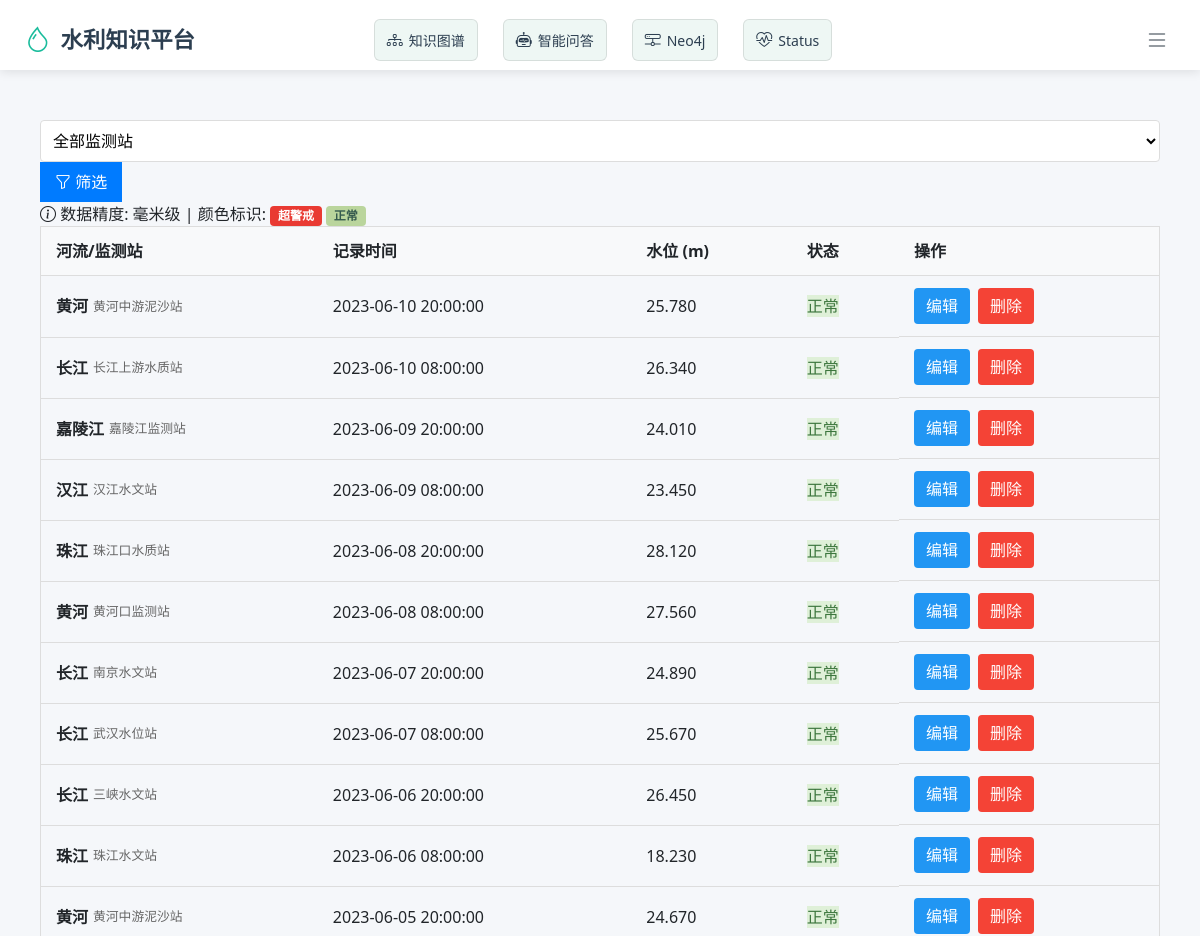
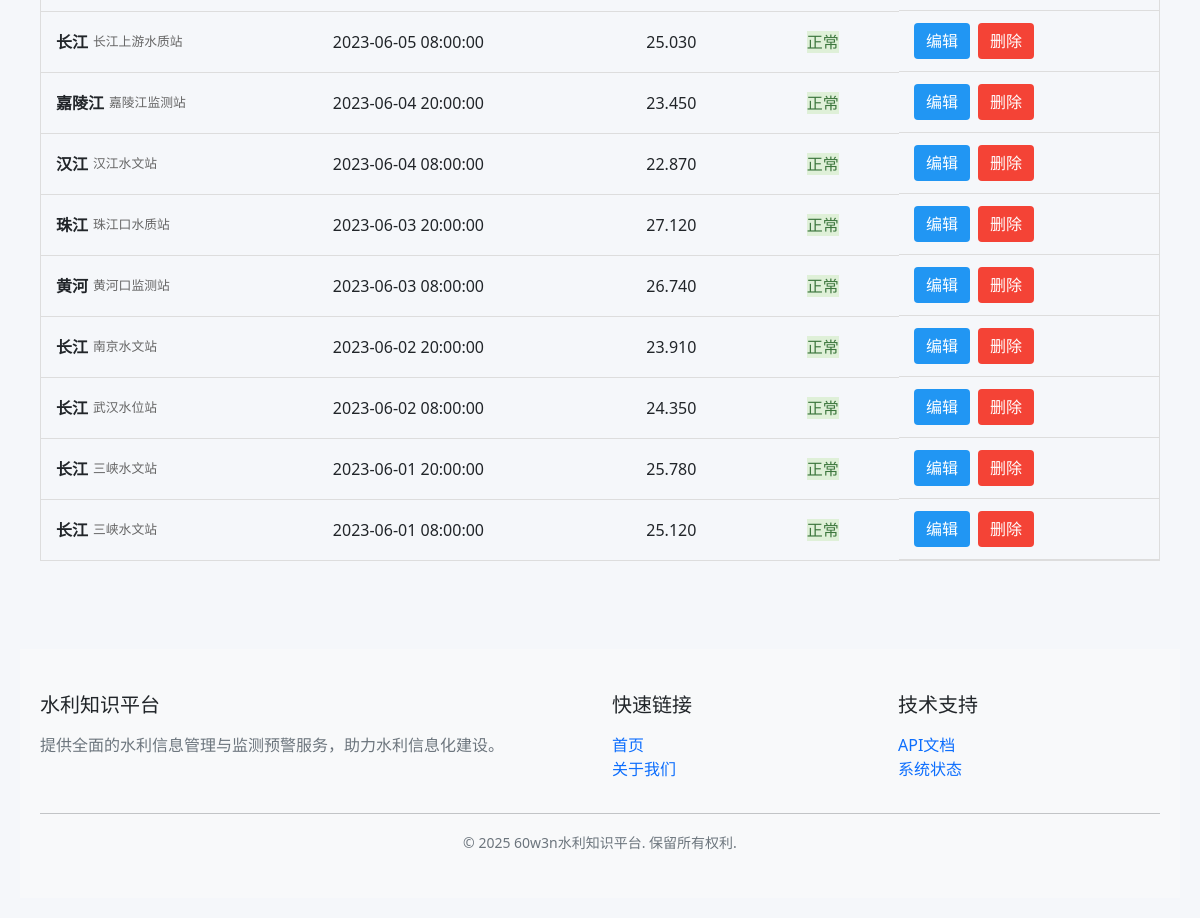
Page /water-levels/ on the committed database (2 pictures, top to bottom).
### app/models.py (models this page shows, shortened)
class WaterLevelData(db.Model):
    __tablename__ = 'water_level_data'
    water_level_id = db.Column(db.Integer, primary_key=True, comment='水位记录ID')
    monitor_id = db.Column(
        db.Integer,
        db.ForeignKey('monitoring_stations.monitor_id', ondelete='CASCADE'),
        nullable=False,
        comment='关联监测站ID'
    )
    timestamp = db.Column(db.DateTime, default=datetime.utcnow, index=True)
    level = db.Column(db.Numeric(8, 3), nullable=False, comment='水位高程(m)')
    created_at = db.Column(db.DateTime, default=datetime.utcnow)  # 新增字段
    monitor = db.relationship(
        'MonitoringStation',
        backref=db.backref('water_level_data', lazy='dynamic')
    )

class River(db.Model):
    __tablename__ = 'rivers'
    river_id = db.Column(db.Integer, primary_key=True)
    name = db.Column(db.String(255), nullable=False)
    length = db.Column(db.Float, nullable=False)
    basin_id = db.Column(db.Integer, db.ForeignKey('basins.basin_id'), nullable=False)
    created_at = db.Column(db.DateTime, default=datetime.utcnow)  # 新增字段
    basin = db.relationship('Basin', back_populates='rivers')
    reservoirs = db.relationship('Reservoir', back_populates='river', cascade='all, delete-orphan')
    flood_control_facilities = db.relationship('FloodControlFacility', back_populates='river',
                                               cascade='all, delete-orphan')
    monitoring_stations = db.relationship('MonitoringStation', back_populates='river', cascade='all, delete-orphan')

class MonitoringStation(db.Model):
    __tablename__ = 'monitoring_stations'
    monitor_id = db.Column(db.Integer, primary_key=True)
    name = db.Column(db.String(255), nullable=False)
    type = db.Column(db.String(255), nullable=False)
    river_id = db.Column(db.Integer, db.ForeignKey('rivers.river_id'), nullable=True)
    reservoir_id = db.Column(db.Integer, db.ForeignKey('reservoirs.reservoir_id'), nullable=True)
    created_at = db.Column(db.DateTime, default=datetime.utcnow)  # 新增字段
    river = db.relationship('River', back_populates='monitoring_stations')
    reservoir = db.relationship('Reservoir', back_populates='monitoring_stations')

### app/routes/waterlevel.py (the view)
@water_bp.route('/')
def list_water_levels():
    page = request.args.get('page', 1, type=int)
    station_id = request.args.get('station_id', type=int)
    alert_only = request.args.get('alert_only', False, type=bool)
    query = WaterLevelData.query.join(MonitoringStation).order_by(
        WaterLevelData.timestamp.desc()
    )
    if station_id:
        query = query.filter_by(monitor_id=station_id)
    if alert_only:
        query = query.join(MonitoringStation).filter(
            WaterLevelData.level >= MonitoringStation.warning_level
        )
    records = query.paginate(page=page, per_page=20)
    stations = MonitoringStation.query.options(
        db.joinedload(MonitoringStation.river)
    ).order_by(MonitoringStation.name).all()
    return render_template('water_levels/list.html',
                           records=records,
                           stations=stations,
                           current_station_id=station_id,
                           alert_only=alert_only)

### app/templates/water_levels/list.html (shortened to what this page needs)
{% extends "base.html" %}
{% block content %}
    <div class="table-container">
        <div class="filter-bar">
            <form method="get" class="filter-form">
                <select name="station_id" class="filter-select" onchange="this.form.submit()">
                    <option value="">全部监测站</option>
                </select>
                <button type="submit" class="btn-filter">
                    <i class="bi bi-funnel"></i> 筛选
                </button>
            </form>
            <div class="data-info">
                <i class="bi bi-info-circle"></i>
                数据精度: 毫米级 | 颜色标识:
                <span class="badge danger">超警戒</span>
                <span class="badge success">正常</span>
            </div>
        </div>
        <table class="data-table">
            <thead>
                <tr>
                    <th>河流/监测站</th>
                    <th>记录时间</th>
                    <th>水位 (m)</th>
                    <th>状态</th>
                    <th>操作</th>
                </tr>
            </thead>
            <tbody>
                {% for record in records.items %}
                <tr class="{{ 'alert-row' if record.is_alert }}">
                    <td>
                        <div class="relation-info">
                            <strong>{{ record.monitor.river.name }}</strong>
                            <span class="relation-meta">{{ record.monitor.name }}</span>
                        </div>
                    </td>
                    <td>{{ record.timestamp.strftime('%Y-%m-%d %H:%M:%S') }}</td>
                    <td class="numeric {{ 'danger' if record.is_alert }}">
                        {{ "%.3f"|format(record.level) }}
                    </td>
                    <td>
                        <span class="status-badge {{ 'danger' if record.is_alert else 'success' }}">
                            {% if record.is_alert %}
                            <i class="bi bi-exclamation-triangle"></i> 超警戒
                            {% else %}正常{% endif %}
                        </span>
                    </td>
                    <td class="actions">
                        <a href="{{ url_for('water_level.edit_record', record_id=record.water_level_id) }}"
                           class="btn-edit">编辑</a>
                        <button class="btn-delete"
                                onclick="showDeleteModal('{{ record.water_level_id }}', '{{ record.monitor.river.name }} - {{ record.monitor.name }}', '{{ record.timestamp.strftime('%Y-%m-%d %H:%M:%S') }}', '{{ "%.3f"|format(record.level) }}m')">
                            删除
                        </button>
                    </td>
                </tr>
                {% endfor %}
            </tbody>
        </table>
    </div>
{% endblock %}

### app/static/style.css (style rules this page uses)
body { font-family: Arial, sans-serif; line-height: 1.6; margin: 0; padding: 20px; color: #333; }
.success { background: #dff0d8; color: #3c763d; }
table { width: 100%; border-collapse: collapse; margin-bottom: 20px; }
table, th, td { border: 1px solid #ddd; }
th, td { padding: 12px; text-align: left; }
th { background-color: #f4f4f4; }
input[type="text"], input[type="number"], select { padding: 8px; width: 300px; border: 1px solid #ddd; border-radius: 4px; }
button, .btn { padding: 8px 15px; background: #007bff; color: white; border: none; border-radius: 4px; cursor: pointer; text-decoration: none; }
.table-container { overflow-x: auto; }
.data-table { width: 100%; border-collapse: collapse; }
.data-table th, .data-table td { padding: 12px 15px; text-align: left; border-bottom: 1px solid #ddd; }
.data-table th { background-color: #f8f9fa; font-weight: 600; }
.actions { display: flex; gap: 8px; }
.btn-edit { background-color: #2196f3; color: white; padding: 6px 12px; border-radius: 4px; text-decoration: none; }
.btn-delete { background-color: #f44336; color: white; padding: 6px 12px; border: none; border-radius: 4px; cursor: pointer; }
select { padding: 8px; width: 100%; border: 1px solid #ddd; border-radius: 4px; background-color: white; }
.relation-info { display: flex; align-items: center; gap: 5px; flex-wrap: wrap; }
.relation-meta { font-size: 0.8em; color: #666; }

### app/templates/water_levels/list.html (style rules this page uses)
.badge.danger { background-color: #e93a32; color: white; }
.badge.success { background-color: #bad59c; color: #365b4e; }

### rows in the picture
WaterLevelData: monitor.river.name "黄河", monitor.name "黄河中游泥沙站", timestamp "2023-06-10 20:00:00", level "25.780"
WaterLevelData: monitor.river.name "长江", monitor.name "长江上游水质站", timestamp "2023-06-10 08:00:00", level "26.340"
WaterLevelData: monitor.river.name "嘉陵江", monitor.name "嘉陵江监测站", timestamp "2023-06-09 20:00:00", level "24.010"
WaterLevelData: monitor.river.name "汉江", monitor.name "汉江水文站", timestamp "2023-06-09 08:00:00", level "23.450"
WaterLevelData: monitor.river.name "珠江", monitor.name "珠江口水质站", timestamp "2023-06-08 20:00:00", level "28.120"
WaterLevelData: monitor.river.name "黄河", monitor.name "黄河口监测站", timestamp "2023-06-08 08:00:00", level "27.560"
WaterLevelData: monitor.river.name "长江", monitor.name "南京水文站", timestamp "2023-06-07 20:00:00", level "24.890"
WaterLevelData: monitor.river.name "长江", monitor.name "武汉水位站", timestamp "2023-06-07 08:00:00", level "25.670"
WaterLevelData: monitor.river.name "长江", monitor.name "三峡水文站", timestamp "2023-06-06 20:00:00", level "26.450"
WaterLevelData: monitor.river.name "珠江", monitor.name "珠江水文站", timestamp "2023-06-06 08:00:00", level "18.230"
WaterLevelData: monitor.river.name "黄河", monitor.name "黄河中游泥沙站", timestamp "2023-06-05 20:00:00", level "24.670"
WaterLevelData: monitor.river.name "长江", monitor.name "长江上游水质站", timestamp "2023-06-05 08:00:00", level "25.030"
WaterLevelData: monitor.river.name "嘉陵江", monitor.name "嘉陵江监测站", timestamp "2023-06-04 20:00:00", level "23.450"
WaterLevelData: monitor.river.name "汉江", monitor.name "汉江水文站", timestamp "2023-06-04 08:00:00", level "22.870"
WaterLevelData: monitor.river.name "珠江", monitor.name "珠江口水质站", timestamp "2023-06-03 20:00:00", level "27.120"
WaterLevelData: monitor.river.name "黄河", monitor.name "黄河口监测站", timestamp "2023-06-03 08:00:00", level "26.740"
WaterLevelData: monitor.river.name "长江", monitor.name "南京水文站", timestamp "2023-06-02 20:00:00", level "23.910"
WaterLevelData: monitor.river.name "长江", monitor.name "武汉水位站", timestamp "2023-06-02 08:00:00", level "24.350"
WaterLevelData: monitor.river.name "长江", monitor.name "三峡水文站", timestamp "2023-06-01 20:00:00", level "25.780"
WaterLevelData: monitor.river.name "长江", monitor.name "三峡水文站", timestamp "2023-06-01 08:00:00", level "25.120"
